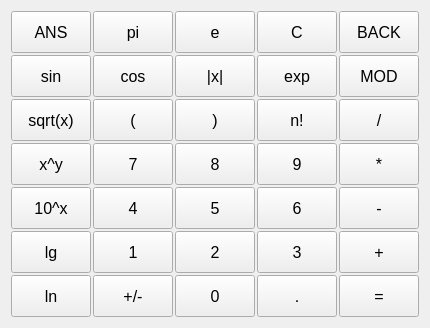
          <widget class="QWidget" name="page_1">
           <layout class="QGridLayout" name="gridLayout_5">
            <item row="0" column="0">
             <layout class="QGridLayout" name="gridLayout_4">
              <property name="spacing">
               <number>2</number>
              </property>
              <item row="0" column="0">
               <widget class="QPushButton" name="BtnAns_2">
                <property name="sizePolicy">
                 <sizepolicy hsizetype="Minimum" vsizetype="Minimum">
                  <horstretch>0</horstretch>
                  <verstretch>0</verstretch>
                 </sizepolicy>
                </property>
                <property name="minimumSize">
                 <size>
                  <width>77</width>
                  <height>42</height>
                 </size>
                </property>
                <property name="font">
                 <font>
                  <pointsize>12</pointsize>
                 </font>
                </property>
                <property name="text">
                 <string>ANS</string>
                </property>
               </widget>
              </item>
              <item row="0" column="1">
               <widget class="QPushButton" name="BtnPi">
                <property name="sizePolicy">
                 <sizepolicy hsizetype="Minimum" vsizetype="Minimum">
                  <horstretch>0</horstretch>
                  <verstretch>0</verstretch>
                 </sizepolicy>
                </property>
                <property name="minimumSize">
                 <size>
                  <width>77</width>
                  <height>42</height>
                 </size>
                </property>
                <property name="font">
                 <font>
                  <pointsize>12</pointsize>
                 </font>
                </property>
                <property name="text">
                 <string>pi</string>
                </property>
               </widget>
              </item>
              <item row="0" column="2">
               <widget class="QPushButton" name="BtnE">
                <property name="sizePolicy">
                 <sizepolicy hsizetype="Minimum" vsizetype="Minimum">
                  <horstretch>0</horstretch>
                  <verstretch>0</verstretch>
                 </sizepolicy>
                </property>
                <property name="minimumSize">
                 <size>
                  <width>77</width>
                  <height>42</height>
                 </size>
                </property>
                <property name="font">
                 <font>
                  <pointsize>12</pointsize>
                 </font>
                </property>
                <property name="text">
                 <string>e</string>
                </property>
               </widget>
              </item>
              <item row="0" column="3">
               <widget class="QPushButton" name="BtnC_2">
                <property name="sizePolicy">
                 <sizepolicy hsizetype="Minimum" vsizetype="Minimum">
                  <horstretch>0</horstretch>
                  <verstretch>0</verstretch>
                 </sizepolicy>
                </property>
                <property name="minimumSize">
                 <size>
                  <width>77</width>
                  <height>42</height>
                 </size>
                </property>
                <property name="font">
                 <font>
                  <pointsize>12</pointsize>
                 </font>
                </property>
                <property name="text">
                 <string>C</string>
                </property>
               </widget>
              </item>
              <item row="0" column="4">
               <widget class="QPushButton" name="BtnBack_2">
                <property name="sizePolicy">
                 <sizepolicy hsizetype="Minimum" vsizetype="Minimum">
                  <horstretch>0</horstretch>
                  <verstretch>0</verstretch>
                 </sizepolicy>
                </property>
                <property name="minimumSize">
                 <size>
                  <width>77</width>
                  <height>42</height>
                 </size>
                </property>
                <property name="font">
                 <font>
                  <pointsize>12</pointsize>
                 </font>
                </property>
                <property name="text">
                 <string>BACK</string>
                </property>
               </widget>
              </item>
              <item row="1" column="0">
               <widget class="QPushButton" name="BtnSin">
                <property name="sizePolicy">
                 <sizepolicy hsizetype="Minimum" vsizetype="Minimum">
                  <horstretch>0</horstretch>
                  <verstretch>0</verstretch>
                 </sizepolicy>
                </property>
                <property name="minimumSize">
                 <size>
                  <width>77</width>
                  <height>42</height>
                 </size>
                </property>
                <property name="font">
                 <font>
                  <pointsize>12</pointsize>
                 </font>
                </property>
                <property name="text">
                 <string>sin</string>
                </property>
               </widget>
              </item>
              <item row="1" column="1">
               <widget class="QPushButton" name="BtnCos">
                <property name="sizePolicy">
                 <sizepolicy hsizetype="Minimum" vsizetype="Minimum">
                  <horstretch>0</horstretch>
                  <verstretch>0</verstretch>
                 </sizepolicy>
                </property>
                <property name="minimumSize">
                 <size>
                  <width>77</width>
                  <height>42</height>
                 </size>
                </property>
                <property name="font">
                 <font>
                  <pointsize>12</pointsize>
                 </font>
                </property>
                <property name="text">
                 <string>cos</string>
                </property>
               </widget>
              </item>
              <item row="1" column="2">
               <widget class="QPushButton" name="BtnAbs">
                <property name="sizePolicy">
                 <sizepolicy hsizetype="Minimum" vsizetype="Minimum">
                  <horstretch>0</horstretch>
                  <verstretch>0</verstretch>
                 </sizepolicy>
                </property>
                <property name="minimumSize">
                 <size>
                  <width>77</width>
                  <height>42</height>
                 </size>
                </property>
                <property name="font">
                 <font>
                  <pointsize>12</pointsize>
                 </font>
                </property>
                <property name="text">
                 <string>|x|</string>
                </property>
               </widget>
              </item>
              <item row="1" column="3">
               <widget class="QPushButton" name="BtnExp">
                <property name="sizePolicy">
                 <sizepolicy hsizetype="Minimum" vsizetype="Minimum">
                  <horstretch>0</horstretch>
                  <verstretch>0</verstretch>
                 </sizepolicy>
                </property>
                <property name="minimumSize">
                 <size>
                  <width>77</width>
                  <height>42</height>
                 </size>
                </property>
                <property name="font">
                 <font>
                  <pointsize>12</pointsize>
                 </font>
                </property>
                <property name="text">
                 <string>exp</string>
                </property>
               </widget>
              </item>
              <item row="1" column="4">
               <widget class="QPushButton" name="BtnMod">
                <property name="sizePolicy">
                 <sizepolicy hsizetype="Minimum" vsizetype="Minimum">
                  <horstretch>0</horstretch>
                  <verstretch>0</verstretch>
                 </sizepolicy>
                </property>
                <property name="minimumSize">
                 <size>
                  <width>77</width>
                  <height>42</height>
                 </size>
                </property>
                <property name="font">
                 <font>
                  <pointsize>12</pointsize>
                 </font>
                </property>
                <property name="text">
                 <string>MOD</string>
                </property>
               </widget>
              </item>
              <item row="2" column="0">
               <widget class="QPushButton" name="BtnSqrt_2">
                <property name="sizePolicy">
                 <sizepolicy hsizetype="Minimum" vsizetype="Minimum">
                  <horstretch>0</horstretch>
                  <verstretch>0</verstretch>
                 </sizepolicy>
                </property>
                <property name="minimumSize">
                 <size>
                  <width>77</width>
                  <height>42</height>
                 </size>
                </property>
                <property name="font">
                 <font>
                  <pointsize>12</pointsize>
                 </font>
                </property>
                <property name="text">
                 <string>sqrt(x)</string>
                </property>
               </widget>
              </item>
              <item row="2" column="1">
               <widget class="QPushButton" name="BtnBracketLift">
                <property name="sizePolicy">
                 <sizepolicy hsizetype="Minimum" vsizetype="Minimum">
                  <horstretch>0</horstretch>
                  <verstretch>0</verstretch>
                 </sizepolicy>
                </property>
                <property name="minimumSize">
                 <size>
                  <width>77</width>
                  <height>42</height>
                 </size>
                </property>
                <property name="font">
                 <font>
                  <pointsize>12</pointsize>
                 </font>
                </property>
                <property name="text">
                 <string>(</string>
                </property>
               </widget>
              </item>
              <item row="2" column="2">
               <widget class="QPushButton" name="BtnBracketRight">
                <property name="sizePolicy">
                 <sizepolicy hsizetype="Minimum" vsizetype="Minimum">
                  <horstretch>0</horstretch>
                  <verstretch>0</verstretch>
                 </sizepolicy>
                </property>
                <property name="minimumSize">
                 <size>
                  <width>77</width>
                  <height>42</height>
                 </size>
                </property>
                <property name="font">
                 <font>
                  <pointsize>12</pointsize>
                 </font>
                </property>
                <property name="text">
                 <string>)</string>
                </property>
               </widget>
              </item>
              <item row="2" column="3">
               <widget class="QPushButton" name="BtnFact">
                <property name="sizePolicy">
                 <sizepolicy hsizetype="Minimum" vsizetype="Minimum">
                  <horstretch>0</horstretch>
                  <verstretch>0</verstretch>
                 </sizepolicy>
                </property>
                <property name="minimumSize">
                 <size>
                  <width>77</width>
                  <height>42</height>
                 </size>
                </property>
                <property name="font">
                 <font>
                  <pointsize>12</pointsize>
                 </font>
                </property>
                <property name="text">
                 <string>n!</string>
                </property>
               </widget>
              </item>
              <item row="2" column="4">
               <widget class="QPushButton" name="BtnDivi_2">
                <property name="sizePolicy">
                 <sizepolicy hsizetype="Minimum" vsizetype="Minimum">
                  <horstretch>0</horstretch>
                  <verstretch>0</verstretch>
                 </sizepolicy>
                </property>
                <property name="minimumSize">
                 <size>
                  <width>77</width>
                  <height>42</height>
                 </size>
                </property>
                <property name="font">
                 <font>
                  <pointsize>12</pointsize>
                 </font>
                </property>
                <property name="text">
                 <string>/</string>
                </property>
               </widget>
              </item>
              <item row="3" column="0">
               <widget class="QPushButton" name="BtnPower">
                <property name="sizePolicy">
                 <sizepolicy hsizetype="Minimum" vsizetype="Minimum">
                  <horstretch>0</horstretch>
                  <verstretch>0</verstretch>
                 </sizepolicy>
                </property>
                <property name="minimumSize">
                 <size>
                  <width>77</width>
                  <height>42</height>
                 </size>
                </property>
                <property name="font">
                 <font>
                  <pointsize>12</pointsize>
                 </font>
                </property>
                <property name="text">
                 <string>x^y</string>
                </property>
               </widget>
              </item>
              <item row="3" column="1">
               <widget class="QPushButton" name="Btn7_2">
                <property name="sizePolicy">
                 <sizepolicy hsizetype="Minimum" vsizetype="Minimum">
                  <horstretch>0</horstretch>
                  <verstretch>0</verstretch>
                 </sizepolicy>
                </property>
                <property name="minimumSize">
                 <size>
                  <width>77</width>
                  <height>42</height>
                 </size>
                </property>
                <property name="font">
                 <font>
                  <pointsize>12</pointsize>
                 </font>
                </property>
                <property name="text">
                 <string>7</string>
                </property>
               </widget>
              </item>
              <item row="3" column="2">
               <widget class="QPushButton" name="Btn8_2">
                <property name="sizePolicy">
                 <sizepolicy hsizetype="Minimum" vsizetype="Minimum">
                  <horstretch>0</horstretch>
                  <verstretch>0</verstretch>
                 </sizepolicy>
                </property>
                <property name="minimumSize">
                 <size>
                  <width>77</width>
                  <height>42</height>
                 </size>
                </property>
                <property name="font">
                 <font>
                  <pointsize>12</pointsize>
                 </font>
                </property>
                <property name="text">
                 <string>8</string>
                </property>
               </widget>
              </item>
              <item row="3" column="3">
               <widget class="QPushButton" name="Btn9_2">
                <property name="sizePolicy">
                 <sizepolicy hsizetype="Minimum" vsizetype="Minimum">
                  <horstretch>0</horstretch>
                  <verstretch>0</verstretch>
                 </sizepolicy>
                </property>
                <property name="minimumSize">
                 <size>
                  <width>77</width>
                  <height>42</height>
                 </size>
                </property>
                <property name="font">
                 <font>
                  <pointsize>12</pointsize>
                 </font>
                </property>
                <property name="text">
                 <string>9</string>
                </property>
               </widget>
              </item>
              <item row="3" column="4">
               <widget class="QPushButton" name="BtnMulti_2">
                <property name="sizePolicy">
                 <sizepolicy hsizetype="Minimum" vsizetype="Minimum">
                  <horstretch>0</horstretch>
                  <verstretch>0</verstretch>
                 </sizepolicy>
                </property>
                <property name="minimumSize">
                 <size>
                  <width>77</width>
                  <height>42</height>
                 </size>
                </property>
                <property name="font">
                 <font>
                  <pointsize>12</pointsize>
                 </font>
                </property>
                <property name="text">
                 <string>*</string>
                </property>
               </widget>
              </item>
              <item row="4" column="0">
               <widget class="QPushButton" name="BtnPower10">
                <property name="sizePolicy">
                 <sizepolicy hsizetype="Minimum" vsizetype="Minimum">
                  <horstretch>0</horstretch>
                  <verstretch>0</verstretch>
                 </sizepolicy>
                </property>
                <property name="minimumSize">
                 <size>
                  <width>77</width>
                  <height>42</height>
                 </size>
                </property>
                <property name="font">
                 <font>
                  <pointsize>12</pointsize>
                 </font>
                </property>
                <property name="text">
                 <string>10^x</string>
                </property>
               </widget>
              </item>
              <item row="4" column="1">
               <widget class="QPushButton" name="Btn4_2">
                <property name="sizePolicy">
                 <sizepolicy hsizetype="Minimum" vsizetype="Minimum">
                  <horstretch>0</horstretch>
                  <verstretch>0</verstretch>
                 </sizepolicy>
                </property>
                <property name="minimumSize">
                 <size>
                  <width>77</width>
                  <height>42</height>
                 </size>
                </property>
                <property name="font">
                 <font>
                  <pointsize>12</pointsize>
                 </font>
                </property>
                <property name="text">
                 <string>4</string>
                </property>
               </widget>
              </item>
              <item row="4" column="2">
               <widget class="QPushButton" name="Btn5_2">
                <property name="sizePolicy">
                 <sizepolicy hsizetype="Minimum" vsizetype="Minimum">
                  <horstretch>0</horstretch>
                  <verstretch>0</verstretch>
                 </sizepolicy>
                </property>
                <property name="minimumSize">
                 <size>
                  <width>77</width>
                  <height>42</height>
                 </size>
                </property>
                <property name="font">
                 <font>
                  <pointsize>12</pointsize>
                 </font>
                </property>
                <property name="text">
                 <string>5</string>
                </property>
               </widget>
              </item>
              <item row="4" column="3">
               <widget class="QPushButton" name="Btn6_2">
                <property name="sizePolicy">
                 <sizepolicy hsizetype="Minimum" vsizetype="Minimum">
                  <horstretch>0</horstretch>
                  <verstretch>0</verstretch>
                 </sizepolicy>
                </property>
                <property name="minimumSize">
                 <size>
                  <width>77</width>
                  <height>42</height>
                 </size>
                </property>
                <property name="font">
                 <font>
                  <pointsize>12</pointsize>
                 </font>
                </property>
                <property name="text">
                 <string>6</string>
                </property>
               </widget>
              </item>
              <item row="4" column="4">
               <widget class="QPushButton" name="BtnSub_2">
                <property name="sizePolicy">
                 <sizepolicy hsizetype="Minimum" vsizetype="Minimum">
                  <horstretch>0</horstretch>
                  <verstretch>0</verstretch>
                 </sizepolicy>
                </property>
                <property name="minimumSize">
                 <size>
                  <width>77</width>
                  <height>42</height>
                 </size>
                </property>
                <property name="font">
                 <font>
                  <pointsize>12</pointsize>
                 </font>
                </property>
                <property name="text">
                 <string>-</string>
                </property>
               </widget>
              </item>
              <item row="5" column="0">
               <widget class="QPushButton" name="BtnLg">
                <property name="sizePolicy">
                 <sizepolicy hsizetype="Minimum" vsizetype="Minimum">
                  <horstretch>0</horstretch>
                  <verstretch>0</verstretch>
                 </sizepolicy>
                </property>
                <property name="minimumSize">
                 <size>
                  <width>77</width>
                  <height>42</height>
                 </size>
                </property>
                <property name="font">
                 <font>
                  <pointsize>12</pointsize>
                 </font>
                </property>
                <property name="text">
                 <string>lg</string>
                </property>
               </widget>
              </item>
              <item row="5" column="1">
               <widget class="QPushButton" name="Btn1_2">
                <property name="sizePolicy">
                 <sizepolicy hsizetype="Minimum" vsizetype="Minimum">
                  <horstretch>0</horstretch>
                  <verstretch>0</verstretch>
                 </sizepolicy>
                </property>
                <property name="minimumSize">
                 <size>
                  <width>77</width>
                  <height>42</height>
                 </size>
                </property>
                <property name="font">
                 <font>
                  <pointsize>12</pointsize>
                 </font>
                </property>
                <property name="text">
                 <string>1</string>
                </property>
               </widget>
              </item>
              <item row="5" column="2">
               <widget class="QPushButton" name="Btn2_2">
                <property name="sizePolicy">
                 <sizepolicy hsizetype="Minimum" vsizetype="Minimum">
                  <horstretch>0</horstretch>
                  <verstretch>0</verstretch>
                 </sizepolicy>
                </property>
                <property name="minimumSize">
                 <size>
                  <width>77</width>
                  <height>42</height>
                 </size>
                </property>
                <property name="font">
                 <font>
                  <pointsize>12</pointsize>
                 </font>
                </property>
                <property name="text">
                 <string>2</string>
                </property>
               </widget>
              </item>
              <item row="5" column="3">
               <widget class="QPushButton" name="Btn3_2">
                <property name="sizePolicy">
                 <sizepolicy hsizetype="Minimum" vsizetype="Minimum">
                  <horstretch>0</horstretch>
                  <verstretch>0</verstretch>
                 </sizepolicy>
                </property>
                <property name="minimumSize">
                 <size>
                  <width>77</width>
                  <height>42</height>
                 </size>
                </property>
                <property name="font">
                 <font>
                  <pointsize>12</pointsize>
                 </font>
                </property>
                <property name="text">
                 <string>3</string>
                </property>
               </widget>
              </item>
              <item row="5" column="4">
               <widget class="QPushButton" name="BtnAdd_2">
                <property name="sizePolicy">
                 <sizepolicy hsizetype="Minimum" vsizetype="Minimum">
                  <horstretch>0</horstretch>
                  <verstretch>0</verstretch>
                 </sizepolicy>
                </property>
                <property name="minimumSize">
                 <size>
                  <width>77</width>
                  <height>42</height>
                 </size>
                </property>
                <property name="font">
                 <font>
                  <pointsize>12</pointsize>
                 </font>
                </property>
                <property name="text">
                 <string>+</string>
                </property>
               </widget>
              </item>
              <item row="6" column="0">
               <widget class="QPushButton" name="BtnLn">
                <property name="sizePolicy">
                 <sizepolicy hsizetype="Minimum" vsizetype="Minimum">
                  <horstretch>0</horstretch>
                  <verstretch>0</verstretch>
                 </sizepolicy>
                </property>
                <property name="minimumSize">
                 <size>
                  <width>77</width>
                  <height>42</height>
                 </size>
                </property>
                <property name="font">
                 <font>
                  <pointsize>12</pointsize>
                 </font>
                </property>
                <property name="text">
                 <string>ln</string>
                </property>
               </widget>
              </item>
              <item row="6" column="1">
               <widget class="QPushButton" name="BtnNeg_2">
                <property name="sizePolicy">
                 <sizepolicy hsizetype="Minimum" vsizetype="Minimum">
                  <horstretch>0</horstretch>
                  <verstretch>0</verstretch>
                 </sizepolicy>
                </property>
                <property name="minimumSize">
                 <size>
                  <width>77</width>
                  <height>42</height>
                 </size>
                </property>
                <property name="font">
                 <font>
                  <pointsize>12</pointsize>
                 </font>
                </property>
                <property name="text">
                 <string>+/-</string>
                </property>
               </widget>
              </item>
              <item row="6" column="2">
               <widget class="QPushButton" name="Btn0_2">
                <property name="sizePolicy">
                 <sizepolicy hsizetype="Minimum" vsizetype="Minimum">
                  <horstretch>0</horstretch>
                  <verstretch>0</verstretch>
                 </sizepolicy>
                </property>
                <property name="minimumSize">
                 <size>
                  <width>77</width>
                  <height>42</height>
                 </size>
                </property>
                <property name="font">
                 <font>
                  <pointsize>12</pointsize>
                 </font>
                </property>
                <property name="text">
                 <string>0</string>
                </property>
               </widget>
              </item>
              <item row="6" column="3">
               <widget class="QPushButton" name="BtnPoint_2">
                <property name="sizePolicy">
                 <sizepolicy hsizetype="Minimum" vsizetype="Minimum">
                  <horstretch>0</horstretch>
                  <verstretch>0</verstretch>
                 </sizepolicy>
                </property>
                <property name="minimumSize">
                 <size>
                  <width>77</width>
                  <height>42</height>
                 </size>
                </property>
                <property name="font">
                 <font>
                  <pointsize>12</pointsize>
                 </font>
                </property>
                <property name="text">
                 <string>.</string>
                </property>
               </widget>
              </item>
              <item row="6" column="4">
               <widget class="QPushButton" name="BtnEqual_2">
                <property name="sizePolicy">
                 <sizepolicy hsizetype="Minimum" vsizetype="Minimum">
                  <horstretch>0</horstretch>
                  <verstretch>0</verstretch>
                 </sizepolicy>
                </property>
                <property name="minimumSize">
                 <size>
                  <width>77</width>
                  <height>42</height>
                 </size>
                </property>
                <property name="font">
                 <font>
                  <pointsize>12</pointsize>
                 </font>
                </property>
                <property name="autoFillBackground">
                 <bool>false</bool>
                </property>
                <property name="text">
                 <string>=</string>
                </property>
               </widget>
              </item>
             </layout>
            </item>
           </layout>
          </widget>
